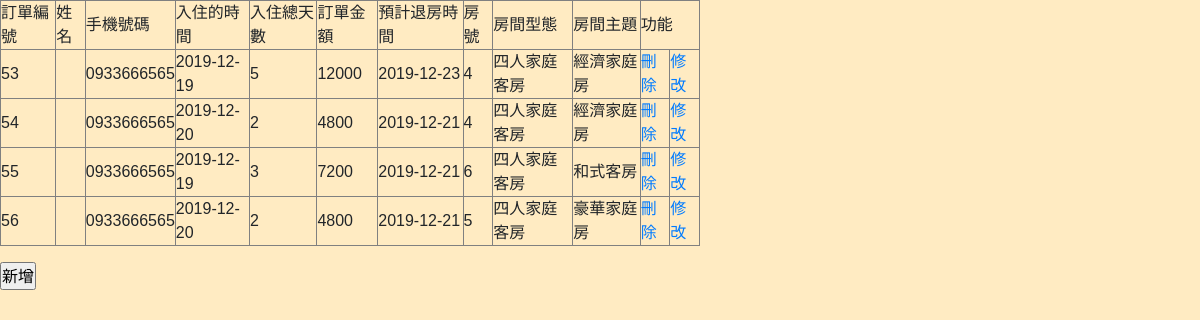
/room_result.php, run on an earlier commit of the app's database.
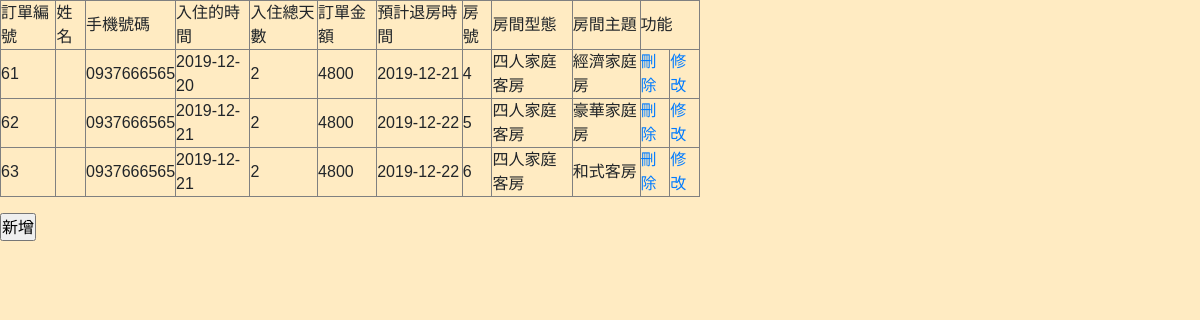
And on a later commit of the database.
### tables this page shows
CREATE TABLE `orderdata` (
  `o_num` int(10) NOT NULL,
  `m_id` varchar(10) NOT NULL,
  `o_phone` varchar(12) NOT NULL,
  `o_citime` date NOT NULL,
  `o_day` int(10) NOT NULL,
  `o_total` varchar(10) NOT NULL,
  `o_cotime` date NOT NULL,
  `r_id` int(10) NOT NULL,
  `o_ferry` enum('無船票','公營','民營') NOT NULL DEFAULT '無船票'
);

CREATE TABLE `roomdata` (
  `r_id` int(10) NOT NULL,
  `r_type` varchar(20) NOT NULL,
  `r_model` varchar(50) NOT NULL,
  `r_price` int(10) NOT NULL,
  `r_disc` varchar(50) NOT NULL
);

### room_result.php (the view, shortened to what this page needs)
<?php
require("connMysql.php");
$sql = "SELECT `orderdata`.*,`roomdata`.`r_type`,`roomdata`.`r_model` FROM `orderdata`,`roomdata`
        WHERE `orderdata`.`r_id` = `roomdata`.`r_id`";
$link=$db_link->query($sql);
?>
<!DOCTYPE html PUBLIC "-//W3C//DTD XHTML 1.0 Transitional//EN" "http://www.w3.org/TR/xhtml1/DTD/xhtml1-transitional.dtd">
<html xmlns="http://www.w3.org/1999/xhtml">
<head>
    <link href="\font-awesome-4.7.0/css/font-awesome.min.css" rel="stylesheet" />
    <link href="\css/bootstrap.min.css" rel="stylesheet" />
    <link href="\css/ican.css" rel="stylesheet" />
</head>
<body>
<?php
echo '<table width="700" border="1">
<tr>
<td>訂單編號</td>
<td>姓名</td>
<td>手機號碼</td>
<td>入住的時間</td>
<td>入住總天數</td>
<td>訂單金額</td>
<td>預計退房時間</td>
<td>房號</td>
<td>房間型態</td>
<td>房間主題</td>
<td colspan="2">功能</td>
</tr>';
for($i=0;$i<$link->num_rows;$i++){
  $result=$link->fetch_assoc();
  $o_num=$result['o_num'];
$o_name=$result['o_name'];
$o_phone=$result['o_phone'];
$o_citime=$result['o_citime'];
$o_day=$result['o_day'];
$o_total=$result['o_total'];
$o_cotime=$result['o_cotime'];
  echo "<tr>";
 echo "<td>".$result['o_num']."</td>";
 echo "<td>".$result['o_name']."</td>";
 echo "<td>".$result['o_phone']."</td>";
 echo "<td>".$result['o_citime']."</td>";
 echo "<td>".$result['o_day']."</td>";
 echo "<td>".$result['o_total']."</td>";
 echo "<td>".$result['o_cotime']."</td>";
 echo "<td>".$result['r_id']."</td>";
 echo "<td>".$result['r_type']."</td>";
 echo "<td>".$result['r_model']."</td>";
 echo "<td>"."<a href='?action=delete&o_num=$result[o_num]'>"."刪除"."</a>"."</td>";
 echo "<td>"."<a href='upd.php?new=$o_num&nme=$o_name&phne=$o_phone&daaay=$o_citime&o_cotime=$o_cotime&o_total=$o_total&o_day=$o_day'>"."修改"."</a>"."</td>";
 echo "</tr>";
}
?>
</table>
<input type="submit" value="新增" onclick="javascript:location.href='bookingroom.php'"/>
</body>
</html>

### css/ican.css (style rules this page uses)
* { padding: 0; font-family: 'Noto Sans TC', sans-serif; list-style: none; }
body { background-color: #FFEBC2; transition: transform .5 ease; }
@media screen and (max-width: 1200px) { body { overflow-x: hidden; } }

What changed in the data, as far as the page shows it:
removed orderdata: o_num "53", o_phone "0933666565", o_citime "2019-12-19", o_day "5", o_total "12000", o_cotime "2019-12-23", r "4", r.r_type "四人家庭客房", r.r_model "經濟家庭房"
removed orderdata: o_num "54", o_phone "0933666565", o_citime "2019-12-20", o_day "2", o_total "4800", o_cotime "2019-12-21", r "4", r.r_type "四人家庭客房", r.r_model "經濟家庭房"
removed orderdata: o_num "55", o_phone "0933666565", o_citime "2019-12-19", o_day "3", o_total "7200", o_cotime "2019-12-21", r "6", r.r_type "四人家庭客房", r.r_model "和式客房"
removed orderdata: o_num "56", o_phone "0933666565", o_citime "2019-12-20", o_day "2", o_total "4800", o_cotime "2019-12-21", r "5", r.r_type "四人家庭客房", r.r_model "豪華家庭房"
added orderdata: o_num "61", o_phone "0937666565", o_citime "2019-12-20", o_day "2", o_total "4800", o_cotime "2019-12-21", r "4", r.r_type "四人家庭客房", r.r_model "經濟家庭房"
added orderdata: o_num "62", o_phone "0937666565", o_citime "2019-12-21", o_day "2", o_total "4800", o_cotime "2019-12-22", r "5", r.r_type "四人家庭客房", r.r_model "豪華家庭房"
added orderdata: o_num "63", o_phone "0937666565", o_citime "2019-12-21", o_day "2", o_total "4800", o_cotime "2019-12-22", r "6", r.r_type "四人家庭客房", r.r_model "和式客房"
